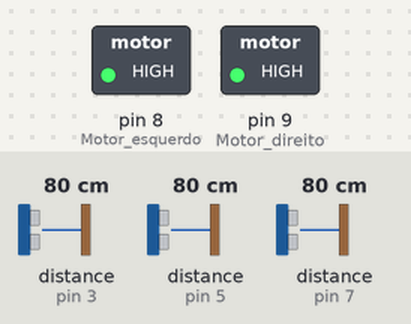
This sketch was run on a simulated Arduino Uno, built with avr-gcc and run on an emulated ATmega328P. On the bench: switched loads named in the sketch (green lamp = pin HIGH). Wiring (inferred from the names in the program): 3 × ultrasonic range finder: trigger pin 2, echo pin 3 / trigger pin 4, echo pin 5 / trigger pin 6, echo pin 7. The inputs (shaded band) are chosen by the test bench; at power-on: distance to the obstacle (sensors on pin 5, pin 3, pin 7) 80 cm. The echo pulse lasts 58.3 µs per cm; pins used as bus, display or sensor lines are not drawn.

Above: at 1.2 s.
1.3 s: distance to the obstacle (sensor on pin 5) set to 99 cm
2.8 s: distance to the obstacle (sensor on pin 5) set to 106 cm
At 3.2 s:
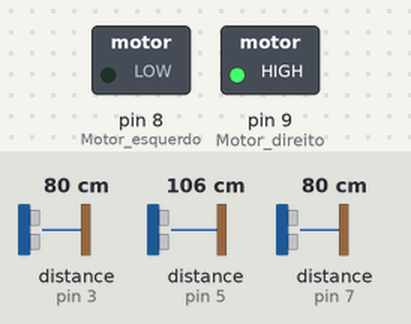
4.3 s: distance to the obstacle (sensor on pin 3) set to 98 cm
5.8 s: distance to the obstacle (sensor on pin 3) set to 105 cm
At 6.7 s:
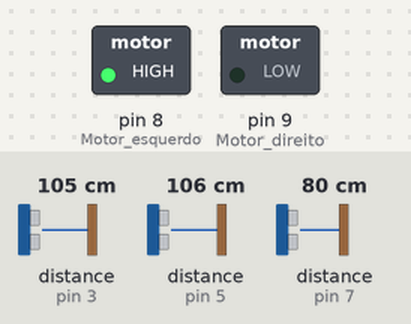
7.3 s: distance to the obstacle (sensor on pin 7) set to 96 cm
8.8 s: distance to the obstacle (sensor on pin 7) set to 107 cm
At 10.2 s:
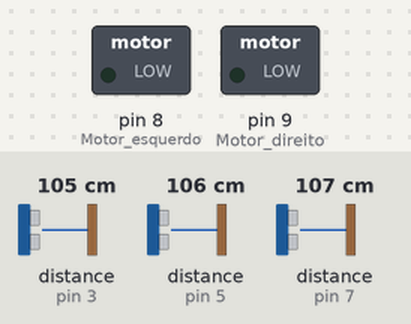
Timing chart, 0 to 11.3 s (numbered marks = the images above; inputs shaded):
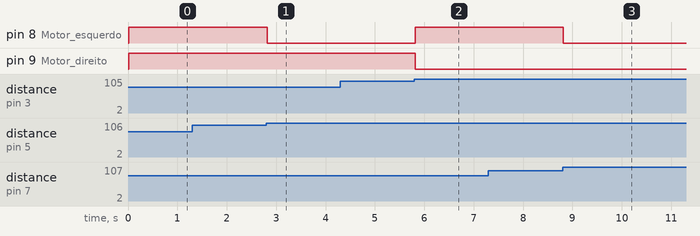

Measured:
- the behaviour switches between 101 and 102 cm on distance to the obstacle (sensor on pin 5) (found by bisection; images 0 and 1)
- the behaviour switches between 101 and 102 cm on distance to the obstacle (sensor on pin 3) (found by bisection; images 1 and 2)
- the behaviour switches between 101 and 102 cm on distance to the obstacle (sensor on pin 7) (found by bisection; images 2 and 3)
- after the input at 1.3 s, every drawn part: stays the same
- after the input at 2.8 s, pin 8 (Motor_esquerdo): HIGH → LOW at once
- after the input at 4.3 s, every drawn part: stays the same
- after the input at 5.8 s, pin 8 (Motor_esquerdo): LOW → HIGH at once; pin 9 (Motor_direito): HIGH → LOW at once
- after the input at 7.3 s, every drawn part: stays the same
- after the input at 8.8 s, pin 8 (Motor_esquerdo): HIGH → LOW at once

The sketch:

codigo_prototipo_sumo_by_joaofilipe.ino
```cpp
void setup() {
  pinMode(2, OUTPUT);  // TRIG esquerda
  pinMode(3, INPUT);   // ECHO esquerda

  pinMode(4, OUTPUT);  // TRIG frente
  pinMode(5, INPUT);   // ECHO frente

  pinMode(6, OUTPUT);  // TRIG direita
  pinMode(7, INPUT);   // ECHO direita

  pinMode(8, OUTPUT);  // Motor esquerdo
  pinMode(9, OUTPUT);  // Motor direito
}

float medirDistancia(int trigPin, int echoPin) {
  digitalWrite(trigPin, LOW);
  delayMicroseconds(2);
  digitalWrite(trigPin, HIGH);
  delayMicroseconds(10);
  digitalWrite(trigPin, LOW);
  long duracao = pulseIn(echoPin, HIGH, 30000); // timeout 30ms
  if (duracao == 0) return -1; // sem leitura
  return duracao * 0.034 / 2;
}

void loop() {
  float distEsq = medirDistancia(2, 3);
  float distFrente = medirDistancia(4, 5);
  float distDir = medirDistancia(6, 7);

  const float limite = 100.0; // distância máxima para "ver" o oponente (em cm)

  // Estratégia de decisão
  if (distFrente > 0 && distFrente < limite) {
    // Inimigo à frente → avançar com tudo
    digitalWrite(8, HIGH); // motor esquerdo
    digitalWrite(9, HIGH); // motor direito
  }
  else if (distEsq > 0 && distEsq < limite) {
    // Inimigo à esquerda → gira para esquerda (liga motor direito)
    digitalWrite(8, LOW);
    digitalWrite(9, HIGH);
  }
  else if (distDir > 0 && distDir < limite) {
    // Inimigo à direita → gira para direita (liga motor esquerdo)
    digitalWrite(8, HIGH);
    digitalWrite(9, LOW);
  }
  else {
    // Sem inimigo → para
    digitalWrite(8, LOW);
    digitalWrite(9, LOW);
  }
  }
```
